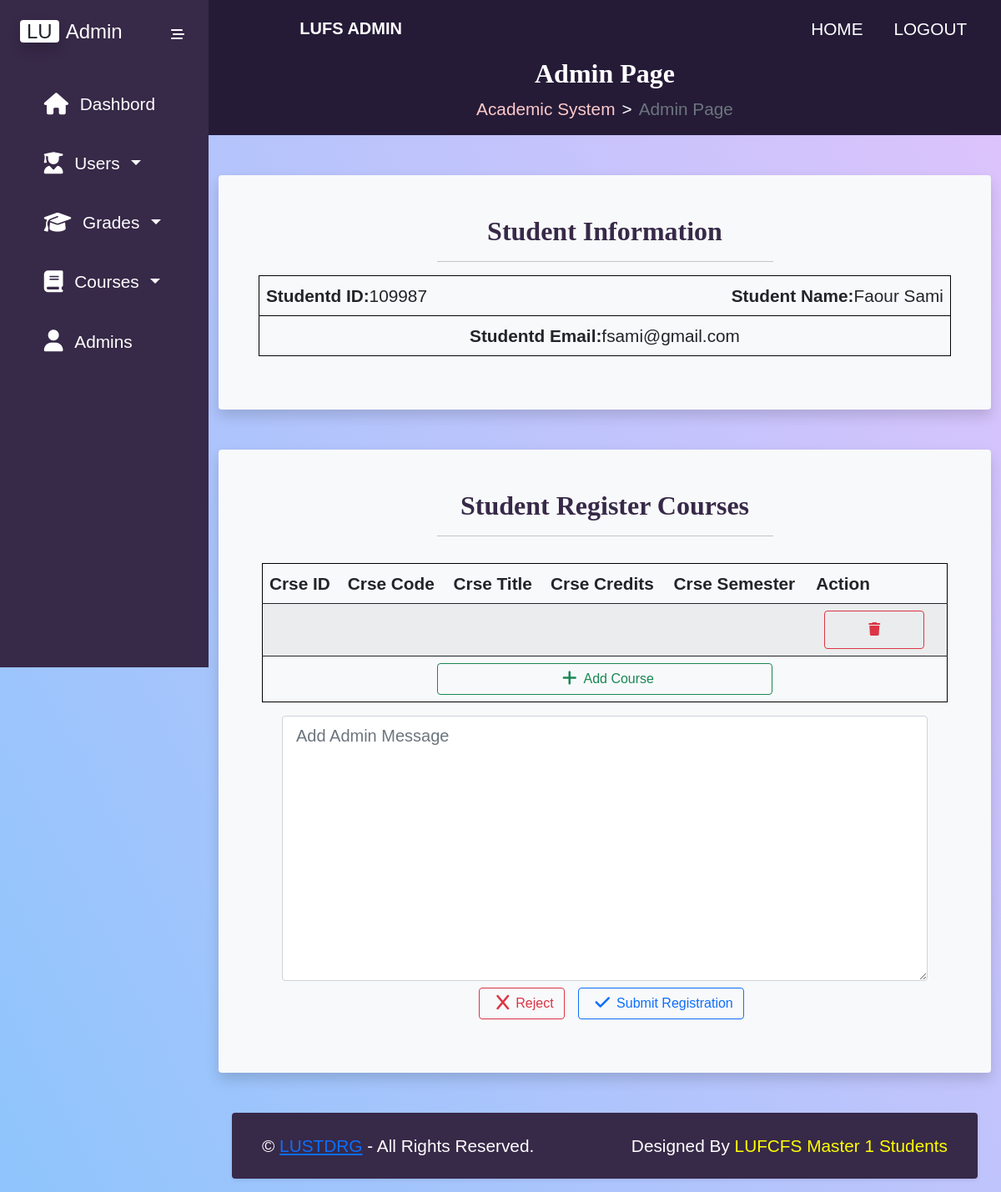
Page /admin-page-manage-student-regestration.php?stdId=109987 (signed in) on the earlier database version.
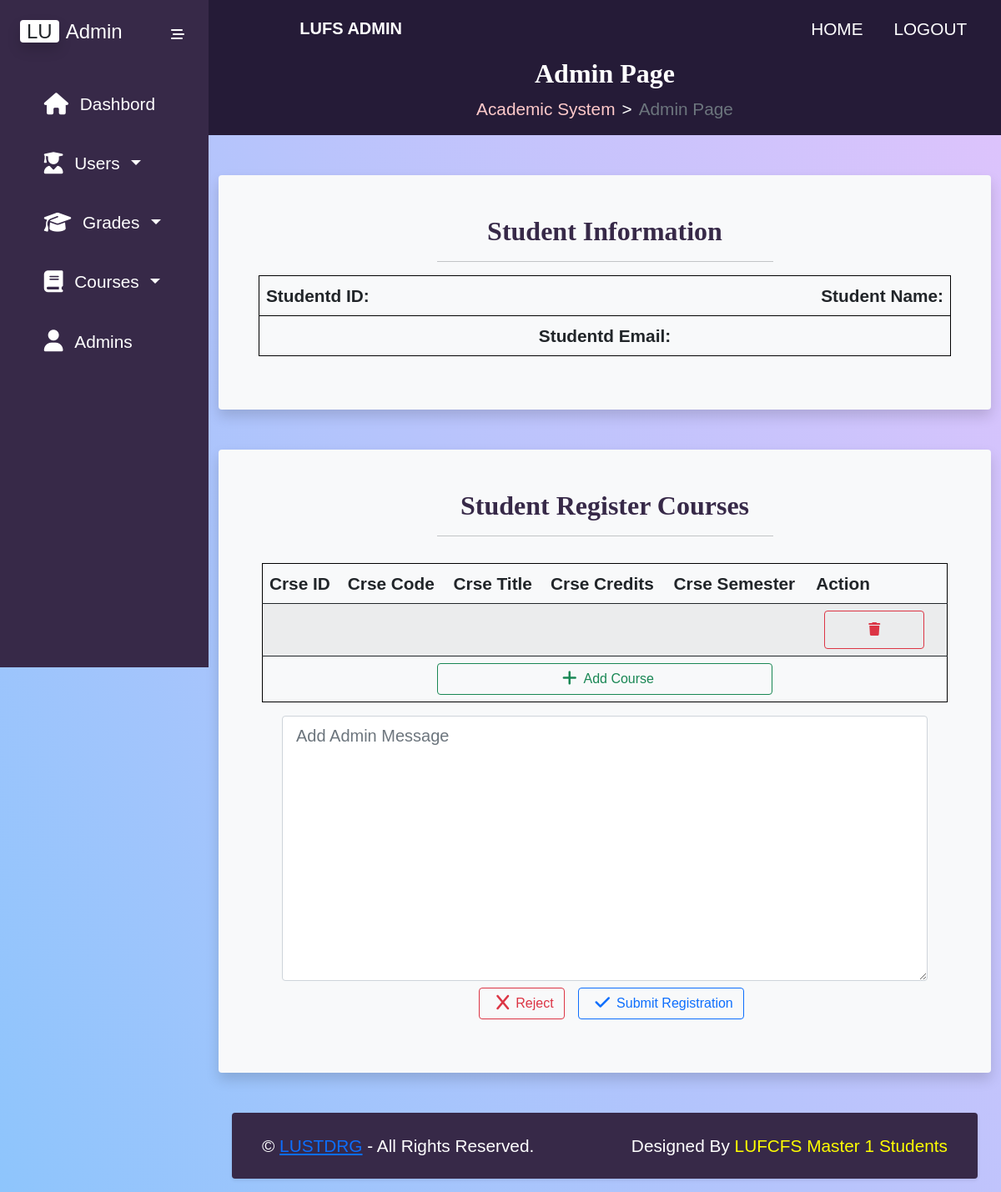
Same page on the later database version.
### tables this page shows
CREATE TABLE `students` (
  `Id` int(11) NOT NULL,
  `StudentId` varchar(10) NOT NULL,
  `Fname` varchar(20) NOT NULL,
  `Lname` varchar(20) NOT NULL,
  `Email` varchar(30) NOT NULL,
  `Password` varchar(255) NOT NULL,
  `Image` longblob DEFAULT NULL,
  `Major` int(11) NOT NULL,
  `Year` int(11) NOT NULL,
  `EnrollmentDate` varchar(20) NOT NULL
);

### classes/dal.php (called while the page is built, shortened)
<?php
    class DAL{
        private $servername = "localhost";
        private $username = "root";
        private $password = "";
        private $dbname = "FacultyOfScience";
        public function getConnection(){
            return new mysqli($this->servername, $this->username, $this->password, $this->dbname);
        }
        public function getDataAssoc($sql)
        {
            $conn = $this -> getConnection();
            $result = $conn -> query($sql);
            if($result && $result -> num_rows >0)
                return $result -> fetch_assoc();
            return 0;
        }
    }
?>

### classes/student_dal.php (called while the page is built, shortened)
<?php
    class Student_DAL extends DAL {
        public function getStudentAsID($stdId){
            $conn = $this->getConnection();
            $stdId= mysqli_real_escape_string( $conn, $stdId );
            $sql="SELECT
            students.StudentId,
            students.Fname,
            students.Lname,
            students.Email,
            students.Password,
            students.Major,
            students.Year,
            students.EnrollmentDate
        FROM
            students
        WHERE
            students.StudentId=$stdId";
            return $this -> getDataAssoc($sql);
        }
    }
?>

### admin-page-manage-student-regestration.php (the view, shortened to what the changed rows need)
<!DOCTYPE html>
<html lang="en">
<head>
    <?php
      require("templates/admin-header.php");
    ?>
</head>
<body>
    <?php
   require("classes/dal.php");
   require("classes/student_dal.php");
   $student_dal=new Student_DAL();
   if($_GET){
    if(isset($_GET['stdId'])){
        $stdId=(int)$_GET['stdId'];
    }
    else {
        exit;
    }
   }
   $student=$student_dal->getStudentAsID($stdId);
  ?>
    <div class="main-container d-flex">
        <?php
          require("templates/admin-sidebar.php");
            ?>
        <div class="content openSide">
            <?php
              require("templates/admin-breadcrumb.php");
            ?>
            <div class="container-fluid">
                <section id="student_info_section">
                    <div class="container mt-5 bg-light rounded shadow p-5 mb-5 mx-sm-3 mx-lg-auto">
                        <div class="row d-flex justify-content-center">
                            <div class="col-sm-12 col-md-10 col-lg-6">
                                <h2 class="page-title">Student Information</h2>
                            </div>
                        </div>
                        <div class="row">
                            <div class="col-12">
                                <table class="table" id="student_info_table">
                                    <tr>
                                        <td class="text-start"><strong>Studentd
                                                ID:</strong><span><?php echo $student['StudentId']; ?></span></td>
                                        <td class="text-end"><strong>Student
                                                Name:</strong><?php echo $student['Fname'].' '.$student['Lname']; ?>
                                        </td>
                                    </tr>
                                    <tr>
                                        <td class="text-center" colspan="2"><strong>Studentd
                                                Email:</strong><?php echo $student['Email']; ?>
                                        </td>
                                    </tr>
                                </table>
                            </div>
                        </div>
                    </div>
                </section>
                <section id="manage_student_section">
                    <div class="container mt-3 bg-light rounded shadow p-5 mb-5 mx-sm-3 mx-lg-auto">
                        <div class="row d-flex justify-content-center">
                            <div class="col-sm-12 col-md-10 col-lg-6">
                                <h2 class="page-title">Student Register Courses</h2>
                            </div>
                        </div>
                        <div class="row">
                            <div class="col-12 overflow-auto p-3">
                                <table id="student_courses_table" class="table table-striped">
                                    <thead>
                                        <tr>
                                            <th>Crse ID</th>
                                            <th>Crse Code</th>
                                            <th>Crse Title</th>
                                            <th>Crse Credits</th>
                                            <th>Crse Semester</th>
                                            <th>Action</th>
                                        </tr>
                                    </thead>
                                </table>
                            </div>
                        </div>
                    </div>
                </section>
            </div>
        </div>
    </div>
</body>
</html>

Differences in the rows shown:
removed students: StudentId "109987", Fname "Faour", Lname "Sami", Email "fsami@gmail.com"
